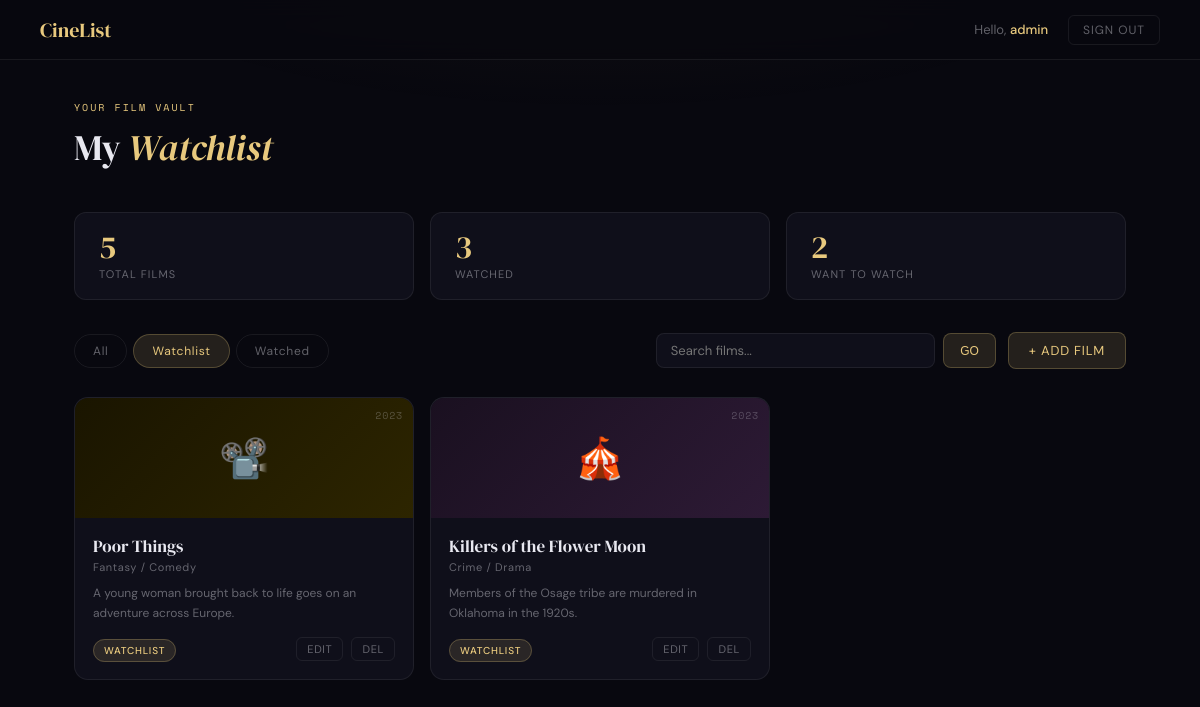
/index.php?filter=want (signed in), run on the app's committed database.
### tables this page shows
CREATE TABLE IF NOT EXISTS movies (
    id INT AUTO_INCREMENT PRIMARY KEY,
    user_id INT NOT NULL,
    title VARCHAR(255) NOT NULL,
    genre VARCHAR(100),
    year INT,
    description TEXT,
    status ENUM('want_to_watch', 'watched') DEFAULT 'want_to_watch',
    rating TINYINT DEFAULT NULL COMMENT '1-5 rating, only for watched',
    created_at TIMESTAMP DEFAULT CURRENT_TIMESTAMP,
    FOREIGN KEY (user_id) REFERENCES users(id) ON DELETE CASCADE
);

### auth.php (called while the page is built, shortened)
<?php
function currentUsername() {
    return $_SESSION['username'] ?? null;
}

### index.php (the view, shortened to what this page needs)
<?php
require_once 'auth.php';
$db = getDB();
$uid = currentUserId();
$filter = $_GET['filter'] ?? 'all';
$search = trim($_GET['search'] ?? '');
$where = "WHERE user_id = ?";
$params = [$uid];
if ($filter === 'watched') { $where .= " AND status = 'watched'"; }
elseif ($filter === 'want') { $where .= " AND status = 'want_to_watch'"; }
$stmt = $db->prepare("SELECT * FROM movies $where ORDER BY created_at DESC");
$stmt->execute($params);
$movies = $stmt->fetchAll();
$counts = $db->prepare("SELECT
    COUNT(*) as total,
    SUM(status='watched') as watched,
    SUM(status='want_to_watch') as want
    FROM movies WHERE user_id = ?");
$counts->execute([$uid]);
$stats = $counts->fetch();
?>
<!DOCTYPE html>
<html lang="en">
<head>
</head>
<body>
<nav>
  <div class="nav-logo">CineList</div>
  <div class="nav-right">
    <div class="nav-user">Hello, <span><?= htmlspecialchars(currentUsername()) ?></span></div>
    <a href="logout.php" class="nav-logout">SIGN OUT</a>
  </div>
</nav>
<main>
  <div class="page-header">
    <div class="page-tag">YOUR FILM VAULT</div>
    <h1 class="page-title">My <em>Watchlist</em></h1>
  </div>
  <div class="stats">
    <div class="stat"><div class="stat-n"><?= $stats['total'] ?></div><div class="stat-l">Total Films</div></div>
    <div class="stat"><div class="stat-n"><?= $stats['watched'] ?></div><div class="stat-l">Watched</div></div>
    <div class="stat"><div class="stat-n"><?= $stats['want'] ?></div><div class="stat-l">Want to Watch</div></div>
  </div>
  <div class="controls">
    <div class="filters">
      <a href="?filter=all" class="filter-btn <?= $filter==='all'?'active':'' ?>">All</a>
      <a href="?filter=want" class="filter-btn <?= $filter==='want'?'active':'' ?>">Watchlist</a>
      <a href="?filter=watched" class="filter-btn <?= $filter==='watched'?'active':'' ?>">Watched</a>
    </div>
    <form class="search-form" method="GET">
      <input type="text" name="search" placeholder="Search films..." value="<?= htmlspecialchars($search) ?>"/>
      <button type="submit">GO</button>
    </form>
    <a href="add.php" class="add-btn">+ ADD FILM</a>
  </div>
  <?php if (empty($movies)): ?>
  <div class="empty">
    <div class="empty-icon">🎬</div>
    <h3>No films found</h3>
    <p>Add your first film to get started.</p>
  </div>
  <?php else: ?>
  <div class="movies-grid">
    <?php foreach ($movies as $m):
      $genre_lc = strtolower($m['genre'] ?? '');
      if (str_contains($genre_lc, 'drama') || str_contains($genre_lc, 'history')) $pc = 'poster-drama';
      elseif (str_contains($genre_lc, 'sci')) $pc = 'poster-scifi';
      elseif (str_contains($genre_lc, 'comedy') || str_contains($genre_lc, 'fantasy')) $pc = 'poster-comedy';
      elseif (str_contains($genre_lc, 'crime') || str_contains($genre_lc, 'thriller')) $pc = 'poster-crime';
      elseif (str_contains($genre_lc, 'romance') || str_contains($genre_lc, 'romantic')) $pc = 'poster-romance';
      else $pc = 'poster-default';
      $emojis = ['🎬','🎥','🎞️','📽️','🎭','🌟','🔭','🗡️','🎪','🌙'];
      $emoji = $emojis[crc32($m['title']) % count($emojis)];
    ?>
    <div class="movie-card">
      <div class="movie-poster <?= $pc ?>">
        <?= $emoji ?>
        <?php if ($m['year']): ?><div class="movie-year-badge"><?= $m['year'] ?></div><?php endif; ?>
      </div>
      <div class="movie-body">
        <div class="movie-title"><?= htmlspecialchars($m['title']) ?></div>
        <div class="movie-genre"><?= htmlspecialchars($m['genre'] ?? '—') ?></div>
        <?php if ($m['description']): ?>
        <div class="movie-desc"><?= htmlspecialchars($m['description']) ?></div>
        <?php endif; ?>
        <div class="movie-footer">
          <div>
            <?php if ($m['status'] === 'watched'): ?>
              <span class="status-badge status-watched">✓ WATCHED</span>
              <?php if ($m['rating']): ?>
              <span class="movie-rating" style="margin-left:8px"><?= str_repeat('★', $m['rating']) ?></span>
              <?php endif; ?>
            <?php else: ?>
              <span class="status-badge status-want">WATCHLIST</span>
            <?php endif; ?>
          </div>
          <div class="movie-actions">
            <a href="edit.php?id=<?= $m['id'] ?>">EDIT</a>
            <a href="delete.php?id=<?= $m['id'] ?>" class="del" onclick="return confirm('Remove this film?')">DEL</a>
          </div>
        </div>
      </div>
    </div>
    <?php endforeach; ?>
  </div>
  <?php endif; ?>
</main>
</body>
</html>

### data on the page
movies: title "📽️", year "2023", title "Poor Things", genre "Fantasy / Comedy", description "A young woman brought back to life goes on an adventure across Europe.", status "WATCHLIST"
movies: title "🎪", year "2023", title "Killers of the Flower Moon", genre "Crime / Drama", description "Members of the Osage tribe are murdered in Oklahoma in the 1920s.", status "WATCHLIST"

### other printed values
currentUsername() "admin"
$stats['total'] "5"
$stats['watched'] "3"
$stats['want'] "2"
